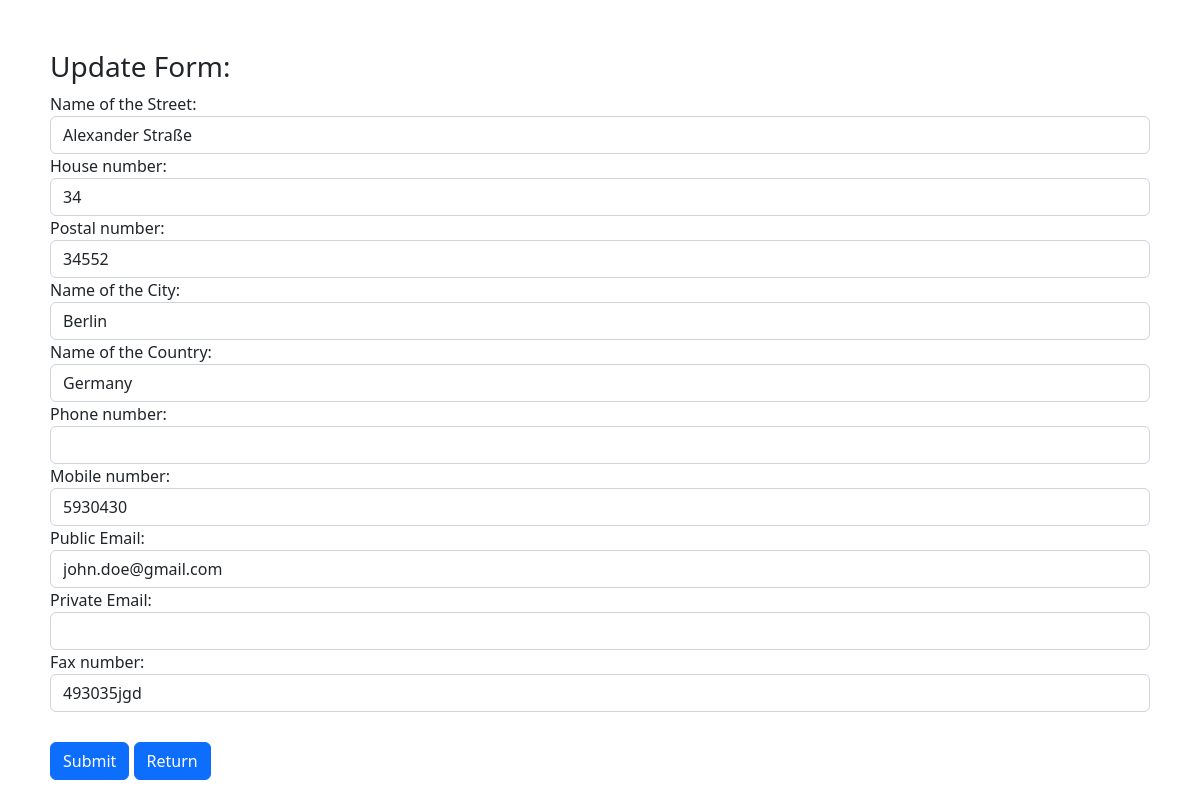
The app's page /update.php?id=6 (signed in) with its own data.
### tables this page shows
CREATE TABLE `info` (
  `ID` int(11) NOT NULL,
  `street` varchar(255) NOT NULL,
  `houseNr` varchar(50) NOT NULL,
  `postalNr` varchar(50) NOT NULL,
  `city` varchar(255) NOT NULL,
  `country` varchar(255) NOT NULL,
  `phoneNr` varchar(255) NOT NULL,
  `mobileNr` varchar(255) NOT NULL,
  `publicEmail` varchar(255) NOT NULL,
  `privateEmail` varchar(255) NOT NULL,
  `faxNumber` varchar(255) NOT NULL
);

### update.php (the view, shortened to what this page needs)
<?php
include "database.php";
if(isset($_GET['id'])){
    $user_id = $_GET['id'];
    $sql = "SELECT * FROM info WHERE ID = $user_id";
    $result = $conn->query($sql);
    if($result->num_rows > 0){
        while($row = $result->fetch_assoc()){
            $street = $row['street'];
            $houseNumber = $row['houseNr'];
            $postalNumber = $row['postalNr'];
            $city = $row['city'];
            $country = $row['country'];
            $phoneNumber = $row['phoneNr'];
            $mobileNumber = $row['mobileNr'];
            $publicEmail = $row['publicEmail'];
            $privateEmail = $row['privateEmail'];
            $faxNumber = $row['faxNumber'];
        }
    }
}
?>
<!DOCTYPE html>
<html lang="en">
<head>
    <link rel="stylesheet" href="https://cdn.jsdelivr.net/npm/bootstrap@5.2.2/dist/css/bootstrap.min.css">
    <link rel="stylesheet" href="style.css">
</head>
<body>
<h3>Update Form:</h3>
<form action="update.php" method="post">
    <div class="form-group">
        <label>Name of the Street:</label><br>
        <input type="text" class="form-control" name="street" id="street" value = "<?php echo $street?>" required>
        <label>House number:</label><br>
        <input type="text" class="form-control" name="houseNr" value = "<?php echo $houseNumber?>" required>
        <label>Postal number:</label><br>
        <input type="text" class="form-control" name="postalNr" value = "<?php echo $postalNumber?>" required>
        <label>Name of the City:</label><br>
        <input type="text" class="form-control" name="city" value = "<?php echo $city?>" required>
        <label>Name of the Country:</label><br>
        <input type="text" class="form-control" name="country" value = "<?php echo $country?>" required>
        <label>Phone number:</label><br>
        <input type="text" class="form-control" name="phoneNr" value = "<?php echo $phoneNumber?>" required>
        <label>Mobile number:</label><br>
        <input type="text" class="form-control" name="mobileNr" value = "<?php echo $mobileNumber?>" required>
        <label>Public Email:</label><br>
        <input type="text" class="form-control" name="publicEmail" value = "<?php echo $publicEmail?>" required>
        <label>Private Email:</label><br>
        <input type="text" class="form-control" name="privateEmail" value = "<?php echo $privateEmail?>" required>
        <label>Fax number:</label><br>
        <input type="text" class="form-control" name="faxNumber" value = "<?php echo $faxNumber?>" required>
    </div>
    <div class="form-btn">
        <input type="submit" name="update" class="btn btn-primary">
        <a href="index.php" class = "btn btn-primary">Return</a>
    </div>
</form>
</body>
</html>

### records on screen
info: street "Alexander Straße", houseNr "34", postalNr "34552", city "Berlin", country "Germany", mobileNr "5930430", publicEmail "john.doe@gmail.com", faxNumber "493035jgd"
